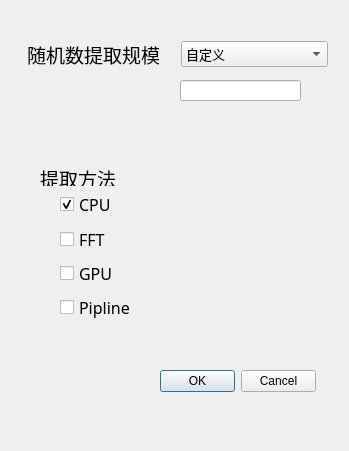
<?xml version="1.0" encoding="UTF-8"?>
<ui version="4.0">
 <class>exwin</class>
 <widget class="QWidget" name="exwin">
  <property name="geometry">
   <rect>
    <x>0</x>
    <y>0</y>
    <width>349</width>
    <height>451</height>
   </rect>
  </property>
  <property name="cursor">
   <cursorShape>ArrowCursor</cursorShape>
  </property>
  <property name="windowTitle">
   <string>提取设置</string>
  </property>
  <property name="autoFillBackground">
   <bool>true</bool>
  </property>
  <widget class="QWidget" name="verticalLayoutWidget">
   <property name="geometry">
    <rect>
     <x>60</x>
     <y>190</y>
     <width>171</width>
     <height>131</height>
    </rect>
   </property>
   <layout class="QVBoxLayout" name="verticalLayout">
    <item>
     <widget class="QCheckBox" name="checkBox_3">
      <property name="font">
       <font>
        <family>黑体</family>
        <pointsize>12</pointsize>
       </font>
      </property>
      <property name="autoFillBackground">
       <bool>false</bool>
      </property>
      <property name="text">
       <string>CPU</string>
      </property>
      <property name="checked">
       <bool>true</bool>
      </property>
     </widget>
    </item>
    <item>
     <widget class="QCheckBox" name="checkBox_6">
      <property name="font">
       <font>
        <family>黑体</family>
        <pointsize>12</pointsize>
       </font>
      </property>
      <property name="autoFillBackground">
       <bool>false</bool>
      </property>
      <property name="text">
       <string>FFT</string>
      </property>
      <property name="checked">
       <bool>false</bool>
      </property>
     </widget>
    </item>
    <item>
     <widget class="QCheckBox" name="checkBox_4">
      <property name="font">
       <font>
        <family>黑体</family>
        <pointsize>12</pointsize>
       </font>
      </property>
      <property name="autoFillBackground">
       <bool>false</bool>
      </property>
      <property name="text">
       <string>GPU</string>
      </property>
      <property name="checked">
       <bool>false</bool>
      </property>
     </widget>
    </item>
    <item>
     <widget class="QCheckBox" name="checkBox_5">
      <property name="font">
       <font>
        <family>黑体</family>
        <pointsize>12</pointsize>
       </font>
      </property>
      <property name="text">
       <string>Pipline</string>
      </property>
      <property name="checked">
       <bool>false</bool>
      </property>
     </widget>
    </item>
   </layout>
  </widget>
  <widget class="QLabel" name="label_2">
   <property name="geometry">
    <rect>
     <x>40</x>
     <y>170</y>
     <width>151</width>
     <height>16</height>
    </rect>
   </property>
   <property name="font">
    <font>
     <family>楷体</family>
     <pointsize>14</pointsize>
    </font>
   </property>
   <property name="text">
    <string>提取方法</string>
   </property>
  </widget>
  <widget class="QWidget" name="horizontalLayoutWidget">
   <property name="geometry">
    <rect>
     <x>27</x>
     <y>40</y>
     <width>301</width>
     <height>28</height>
    </rect>
   </property>
   <layout class="QHBoxLayout" name="horizontalLayout">
    <item>
     <widget class="QLabel" name="entropyset">
      <property name="font">
       <font>
        <family>楷体</family>
        <pointsize>14</pointsize>
       </font>
      </property>
      <property name="text">
       <string>随机数提取规模</string>
      </property>
     </widget>
    </item>
    <item>
     <widget class="QComboBox" name="comboBox">
      <property name="font">
       <font>
        <family>Adobe Heiti Std</family>
        <pointsize>10</pointsize>
       </font>
      </property>
      <item>
       <property name="text">
        <string>自定义</string>
       </property>
      </item>
      <item>
       <property name="text">
        <string>默认值</string>
       </property>
      </item>
     </widget>
    </item>
   </layout>
  </widget>
  <widget class="QDialogButtonBox" name="buttonBox">
   <property name="geometry">
    <rect>
     <x>160</x>
     <y>370</y>
     <width>156</width>
     <height>23</height>
    </rect>
   </property>
   <property name="standardButtons">
    <set>QDialogButtonBox::Cancel|QDialogButtonBox::Ok</set>
   </property>
  </widget>
  <widget class="QLineEdit" name="scaleedit">
   <property name="geometry">
    <rect>
     <x>180</x>
     <y>80</y>
     <width>121</width>
     <height>21</height>
    </rect>
   </property>
  </widget>
 </widget>
 <resources/>
 <connections/>
</ui>
